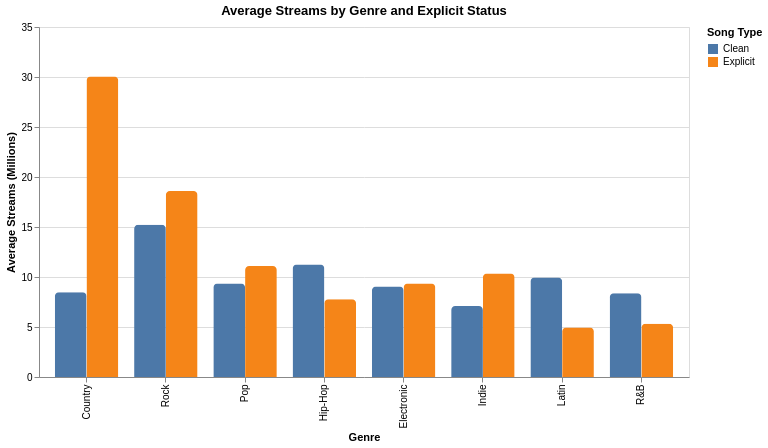

This figure's notebook cell:
### Markdown cell above
#Vega-Altair

### Code cell
import altair as alt
import pandas as pd

df["explicit_label"] = df["explicit"].map({
    True: "Explicit",
    False: "Clean"
})

genre_explicit = (
    df.groupby(["genre", "explicit_label"], as_index=False)
      .agg(
          avg_streams_millions=("streams_millions", "mean"),
          song_count=("track_id", "count")
      )
)

alt.Chart(genre_explicit).mark_bar(
    cornerRadiusTopLeft=4,
    cornerRadiusTopRight=4
).encode(
    x=alt.X(
        "genre:N",
        title="Genre",
        sort=alt.EncodingSortField(
            field="avg_streams_millions",
            op="mean",
            order="descending"
        )
    ),
    xOffset=alt.XOffset("explicit_label:N"),
    y=alt.Y(
        "avg_streams_millions:Q",
        title="Average Streams (Millions)"
    ),
    color=alt.Color(
        "explicit_label:N",
        title="Song Type"
    ),
    tooltip=[
        alt.Tooltip("genre:N", title="Genre"),
        alt.Tooltip("explicit_label:N", title="Song Type"),
        alt.Tooltip("avg_streams_millions:Q", title="Average Streams", format=".2f"),
        alt.Tooltip("song_count:Q", title="Number of Songs")
    ]
).properties(
    width=650,
    height=350,
    title="Average Streams by Genre and Explicit Status"
)

### Figure 1 — Vega-Lite specification as saved in the notebook (floating-point values rounded to 4 significant figures)
{"config": {"view": {"continuousWidth": 300, "continuousHeight": 300}}, "data": {"name": "data-4d753aacb963fc27c6f1b45062b18f07"}, "mark": {"type": "bar", "cornerRadiusTopLeft": 4, "cornerRadiusTopRight": 4}, "encoding": {"color": {"field": "explicit_label", "title": "Song Type", "type": "nominal"}, "tooltip": [{"field": "genre", "title": "Genre", "type": "nominal"}, {"field": "explicit_label", "title": "Song Type", "type": "nominal"}, {"field": "avg_streams_millions", "format": ".2f", "title": "Average Streams", "type": "quantitative"}, {"field": "song_count", "title": "Number of Songs", "type": "quantitative"}], "x": {"field": "genre", "sort": {"field": "avg_streams_millions", "op": "mean", "order": "descending"}, "title": "Genre", "type": "nominal"}, "xOffset": {"field": "explicit_label", "type": "nominal"}, "y": {"field": "avg_streams_millions", "title": "Average Streams (Millions)", "type": "quantitative"}}, "height": 350, "title": "Average Streams by Genre and Explicit Status", "width": 650, "$schema": "https://vega.github.io/schema/vega-lite/v5.20.1.json", "datasets": {"data-4d753aacb963fc27c6f1b45062b18f07": [{"genre": "Country", "explicit_label": "Clean", "avg_streams_millions": 8.485, "song_count": 52}, {"genre": "Country", "explicit_label": "Explicit", "avg_streams_millions": 30.06, "song_count": 9}, {"genre": "Electronic", "explicit_label": "Clean", "avg_streams_millions": 9.038, "song_count": 136}, {"genre": "Electronic", "explicit_label": "Explicit", "avg_streams_millions": 9.354, "song_count": 40}, {"genre": "Hip-Hop", "explicit_label": "Clean", "avg_streams_millions": 11.26, "song_count": 111}, {"genre": "Hip-Hop", "explicit_label": "Explicit", "avg_streams_millions": 7.763, "song_count": 129}, {"genre": "Indie", "explicit_label": "Clean", "avg_streams_millions": 7.106, "song_count": 76}, {"genre": "Indie", "explicit_label": "Explicit", "avg_streams_millions": 10.34, "song_count": 16}, {"genre": "Latin", "explicit_label": "Clean", "avg_streams_millions": 9.939, "song_count": 38}, {"genre": "Latin", "explicit_label": "Explicit", "avg_streams_millions": 4.938, "song_count": 5}, {"genre": "Pop", "explicit_label": "Clean", "avg_streams_millions": 9.339, "song_count": 238}, {"genre": "Pop", "explicit_label": "Explicit", "avg_streams_millions": 11.1, "song_count": 54}, {"genre": "R&B", "explicit_label": "Clean", "avg_streams_millions": 8.37, "song_count": 97}, {"genre": "R&B", "explicit_label": "Explicit", "avg_streams_millions": 5.328, "song_count": 25}, {"genre": "Rock", "explicit_label": "Clean", "avg_streams_millions": 15.23, "song_count": 140}, {"genre": "Rock", "explicit_label": "Explicit", "avg_streams_millions": 18.61, "song_count": 34}]}}
